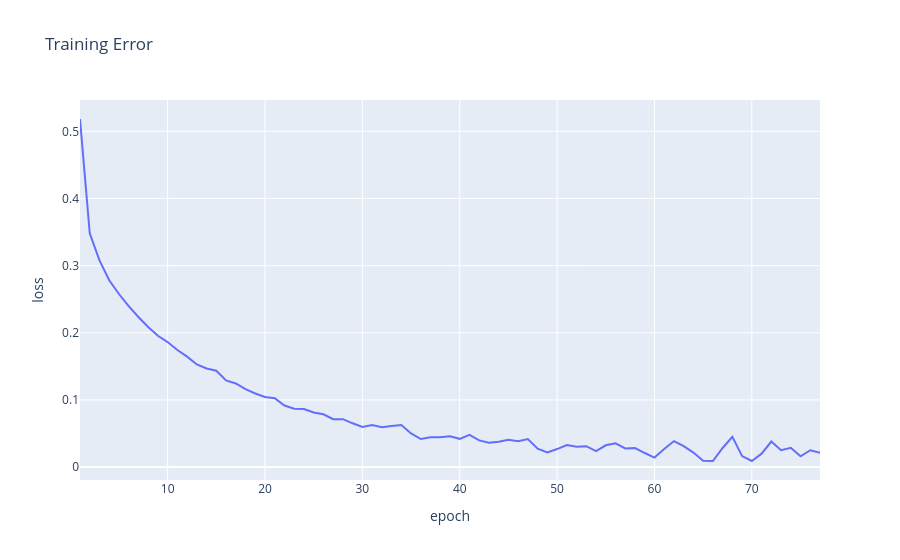

Notebook cell for this chart:
### Code cell
# flatten features into 1D arrays
X_train = np.stack(train_df['image'].values)
y_train = train_df['label'].values
X_test = np.stack(test_df['image'].values)
y_test = test_df['label'].values

print(f"X_train shape: {X_train.shape}\t y_train shape: {y_train.shape}")
print(f"X_test shape: {X_test.shape}\t y_test shape: {y_test.shape}")

# TODO: Train the model using the scaled training data and plott the loss curve (remeber to normalize your data!)
# NOTE: Your model must be named `model` and your scaler must be named `scaler`

scaler = StandardScaler()
X_train_sc = scaler.fit_transform(X_train)
X_test_sc = scaler.transform(X_test)

if load_saved_models and os.path.exists('classifier.joblib'):
    model = joblib.load('classifier.joblib')
    loss_df = pd.DataFrame({'epoch': range(1, len(model.loss_curve_) + 1), 'loss': model.loss_curve_})
else:
    model = MLPClassifier(hidden_layer_sizes=(100, 50), max_iter=100, random_state=SEED)
    model.fit(X_train_sc, y_train)
    loss_df = pd.DataFrame({'epoch': range(1, len(model.loss_curve_) + 1), 'loss': model.loss_curve_})
if save_models:
    joblib.dump(model, 'classifier.joblib')

loss_df.plot(x='epoch', y='loss', title="Training Error")

### Figure 1 — Plotly figure (JSON) as saved in the notebook; plotly's stock layout.template omitted (floating-point values rounded to 4 significant figures)
{"data": [{"hovertemplate": "epoch=%{x}<br>loss=%{y}<extra></extra>", "line": {"dash": "solid", "color": "#636efa"}, "type": "scatter", "legendgroup": "", "showlegend": false, "marker": {"symbol": "circle"}, "yaxis": "y", "x": [1, 2, 3, 4, 5, 6, 7, 8, 9, 10, 11, 12, 13, 14, 15, 16, 17, 18, 19, 20, 21, 22, 23, 24, 25, 26, 27, 28, 29, 30, 31, 32, 33, 34, 35, 36, 37, 38, 39, 40, 41, 42, 43, 44, 45, 46, 47, 48, 49, 50, 51, 52, 53, 54, 55, 56, 57, 58, 59, 60, 61, 62, 63, 64, 65, 66, 67, 68, 69, 70, 71, 72, 73, 74, 75, 76, 77], "y": [0.5185, 0.3481, 0.3078, 0.2783, 0.2578, 0.2396, 0.2236, 0.2087, 0.1956, 0.1862, 0.1743, 0.1645, 0.1529, 0.1469, 0.1435, 0.1291, 0.1245, 0.1161, 0.1096, 0.1044, 0.1025, 0.09167, 0.087, 0.08654, 0.08125, 0.07864, 0.07138, 0.07133, 0.0652, 0.05973, 0.06258, 0.05948, 0.06114, 0.06277, 0.05014, 0.04181, 0.0444, 0.04436, 0.04576, 0.04208, 0.04811, 0.03975, 0.03628, 0.03782, 0.04067, 0.03847, 0.0418, 0.02734, 0.02196, 0.02683, 0.03295, 0.03037, 0.03105, 0.02377, 0.03243, 0.03535, 0.02779, 0.02822, 0.02095, 0.01417, 0.02687, 0.03871, 0.03106, 0.02157, 0.009344, 0.009058, 0.02845, 0.04505, 0.01637, 0.00911, 0.01999, 0.03811, 0.02504, 0.02863, 0.01603, 0.0251, 0.02119], "mode": "lines", "xaxis": "x", "orientation": "v", "name": ""}], "layout": {"legend": {"tracegroupgap": 0.0}, "title": {"text": "Training Error"}, "xaxis": {"title": {"text": "epoch"}, "anchor": "y", "domain": [0.0, 1.0]}, "yaxis": {"title": {"text": "loss"}, "anchor": "x", "domain": [0.0, 1.0]}}}
